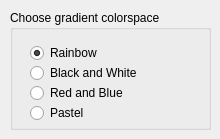
     <widget class="QWidget" name="page_11">
      <widget class="QGroupBox" name="groupBox_Linear">
       <property name="geometry">
        <rect>
         <x>10</x>
         <y>10</y>
         <width>201</width>
         <height>120</height>
        </rect>
       </property>
       <property name="title">
        <string>Choose gradient colorspace</string>
       </property>
       <widget class="QRadioButton" name="Rainbow_Colorspace_Radio_Button">
        <property name="geometry">
         <rect>
          <x>20</x>
          <y>30</y>
          <width>112</width>
          <height>26</height>
         </rect>
        </property>
        <property name="text">
         <string>Rainbow</string>
        </property>
        <property name="checked">
         <bool>true</bool>
        </property>
       </widget>
       <widget class="QRadioButton" name="BAW_Colorspace_Radio_Button">
        <property name="geometry">
         <rect>
          <x>20</x>
          <y>50</y>
          <width>161</width>
          <height>26</height>
         </rect>
        </property>
        <property name="text">
         <string>Black and White</string>
        </property>
       </widget>
       <widget class="QRadioButton" name="RAB_Colorspace_Radio_Button">
        <property name="geometry">
         <rect>
          <x>20</x>
          <y>70</y>
          <width>131</width>
          <height>26</height>
         </rect>
        </property>
        <property name="text">
         <string>Red and Blue</string>
        </property>
       </widget>
       <widget class="QRadioButton" name="Pastel_Colorspace_Radio_Button">
        <property name="geometry">
         <rect>
          <x>20</x>
          <y>90</y>
          <width>112</width>
          <height>26</height>
         </rect>
        </property>
        <property name="text">
         <string>Pastel</string>
        </property>
       </widget>
      </widget>
     </widget>
